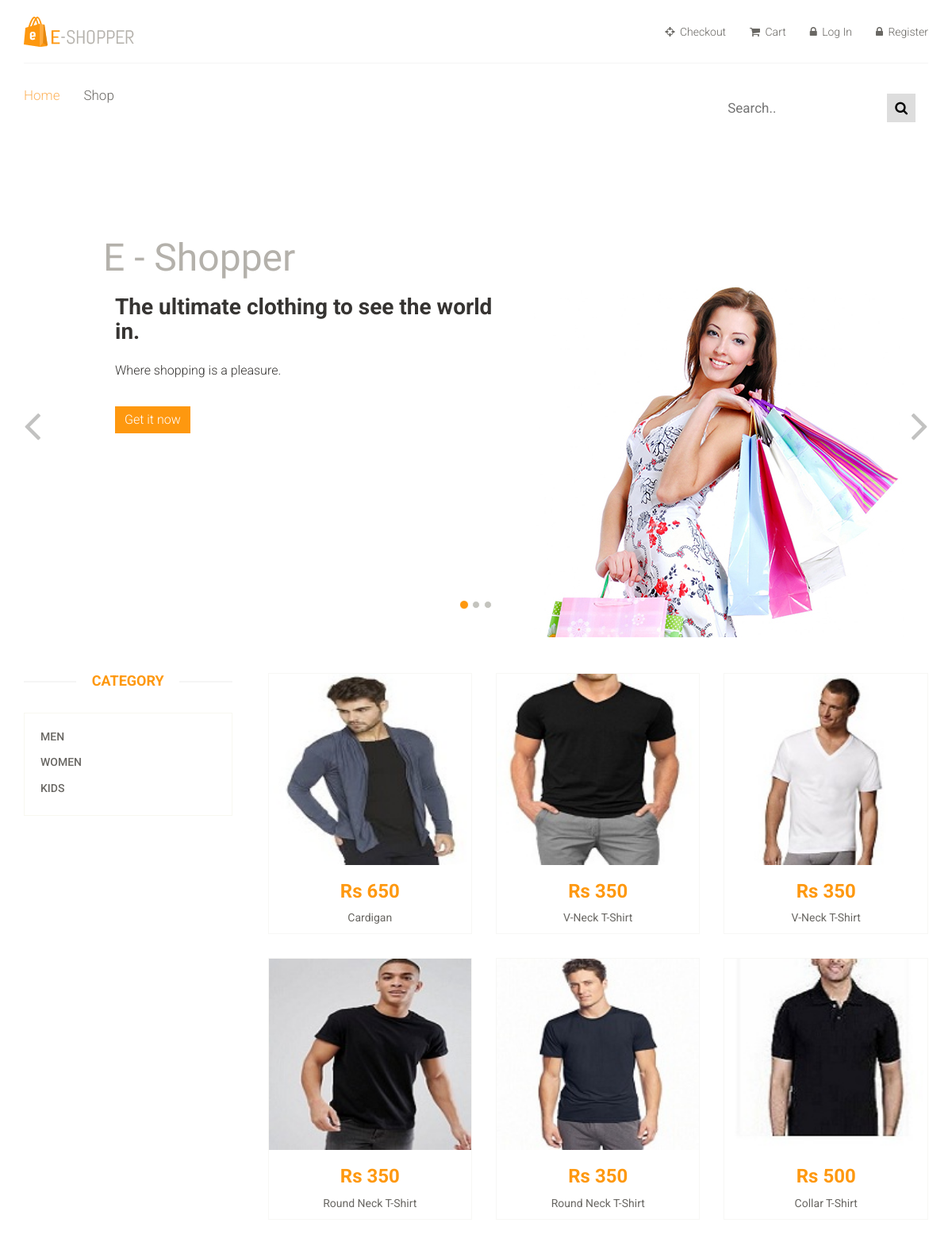
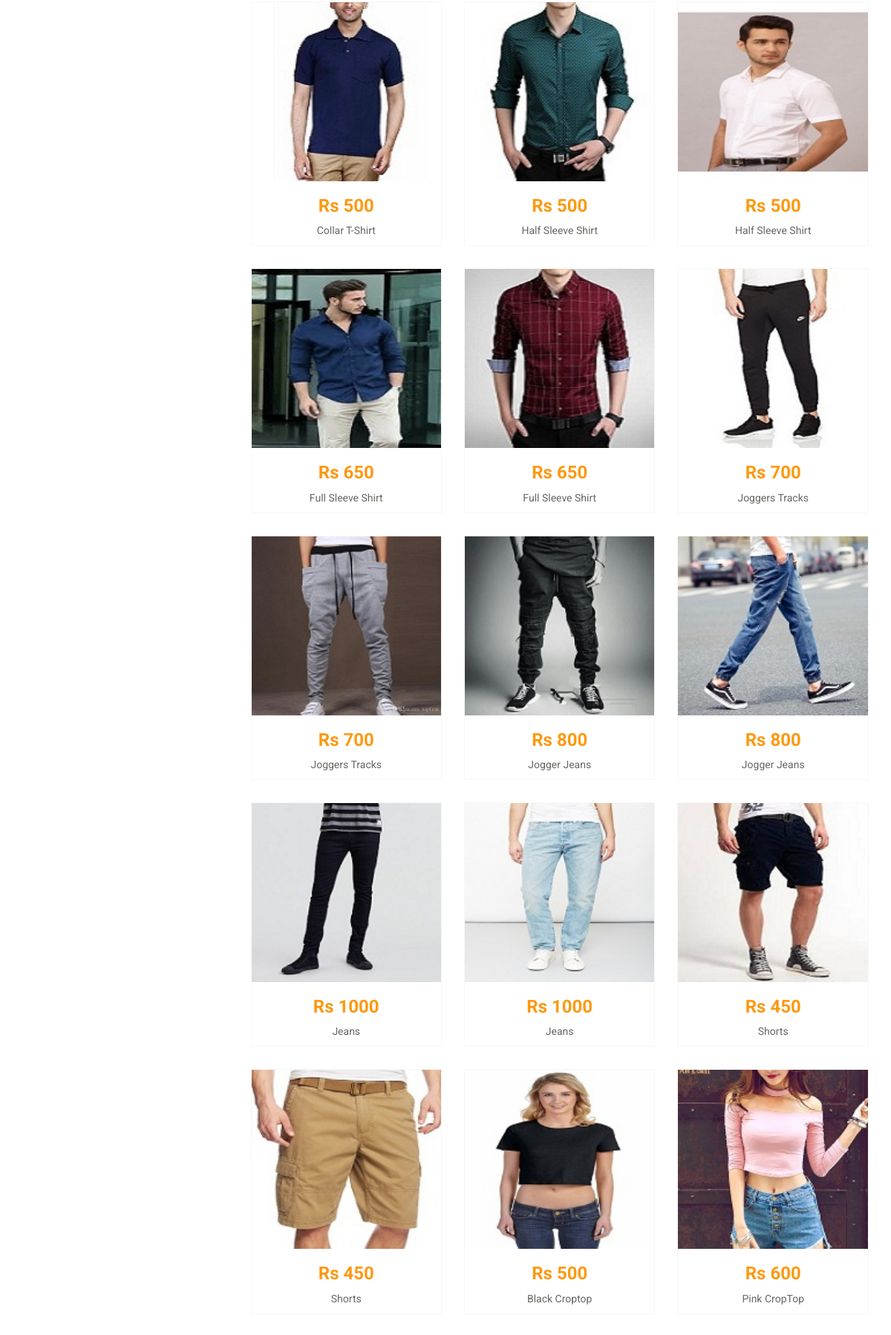
The page / (upper part) on the database its author committed (2 pictures, top to bottom).
### tables this page shows
CREATE TABLE `products` (
  `Product_Name` varchar(30) NOT NULL,
  `Quantity` int(5) NOT NULL,
  `Price` float NOT NULL,
  `Product Description` varchar(60) NOT NULL,
  `Path` varchar(50) NOT NULL,
  `ID` int(5) NOT NULL
);

### index-item.php (the view)
<?php
$result = mysqli_query($db,"SELECT * FROM products ORDER BY ID ASC");
while ($row = mysqli_fetch_assoc($result))
{ ?>
<div class="col-sm-4">
  <div class="product-image-wrapper">
    <div class="single-products">
      <div class="productinfo text-center" >
        <img src="<?php echo $row['Path']; ?>" alt="<?php echo $row['Product_Name']; ?>" style="height: 241px;"/>
        <h2>Rs <?php echo $row['Price']; ?></h2>
        <a href="product-details.php?id=<?php echo (int)$row['ID']; ?>">
        <p><?php echo $row['Product_Name']; ?></p></a>
      </div>
    </div>
  </div>
</div>
<?php } ?>

### css/main.css (style rules this page uses)
body { font-family: 'Roboto', sans-serif; background-color: white; position: relative; font-weight:400px; }
a { -webkit-transition: 300ms; -moz-transition: 300ms; -o-transition: 300ms; transition: 300ms; }
h1, h2, h3, h4, h5, h6 { font-family: 'Roboto', sans-serif; }
.product-image-wrapper { border:1px solid #F7F7F5; overflow: hidden; margin-bottom:30px; }
.single-products { position: relative; }
.productinfo h2 { color: #FE980F; font-family: 'Roboto', sans-serif; font-size: 24px; font-weight: 700; }
.productinfo p { font-family: 'Roboto', sans-serif; font-size: 14px; font-weight: 400; color: #696763; }
.productinfo img { width: 100%; }
.productinfo { position:relative; }

### rows shown on the page
products: Path (picture), Price "650", Product_Name "Cardigan"
products: Path (picture), Price "350", Product_Name "V-Neck T-Shirt"
products: Path (picture), Price "350", Product_Name "V-Neck T-Shirt"
products: Path (picture), Price "350", Product_Name "Round Neck T-Shirt"
products: Path (picture), Price "350", Product_Name "Round Neck T-Shirt"
products: Path (picture), Price "500", Product_Name "Collar T-Shirt"
products: Path (picture), Price "500", Product_Name "Collar T-Shirt"
products: Path (picture), Price "500", Product_Name "Half Sleeve Shirt"
products: Path (picture), Price "500", Product_Name "Half Sleeve Shirt"
products: Path (picture), Price "650", Product_Name "Full Sleeve Shirt"
products: Path (picture), Price "650", Product_Name "Full Sleeve Shirt"
products: Path (picture), Price "700", Product_Name "Joggers Tracks"
products: Path (picture), Price "700", Product_Name "Joggers Tracks"
products: Path (picture), Price "800", Product_Name "Jogger Jeans"
products: Path (picture), Price "800", Product_Name "Jogger Jeans"
products: Path (picture), Price "1000", Product_Name "Jeans"
products: Path (picture), Price "1000", Product_Name "Jeans"
products: Path (picture), Price "450", Product_Name "Shorts"
products: Path (picture), Price "450", Product_Name "Shorts"
products: Path (picture), Price "500", Product_Name "Black Croptop"
products: Path (picture), Price "600", Product_Name "Pink CropTop"
